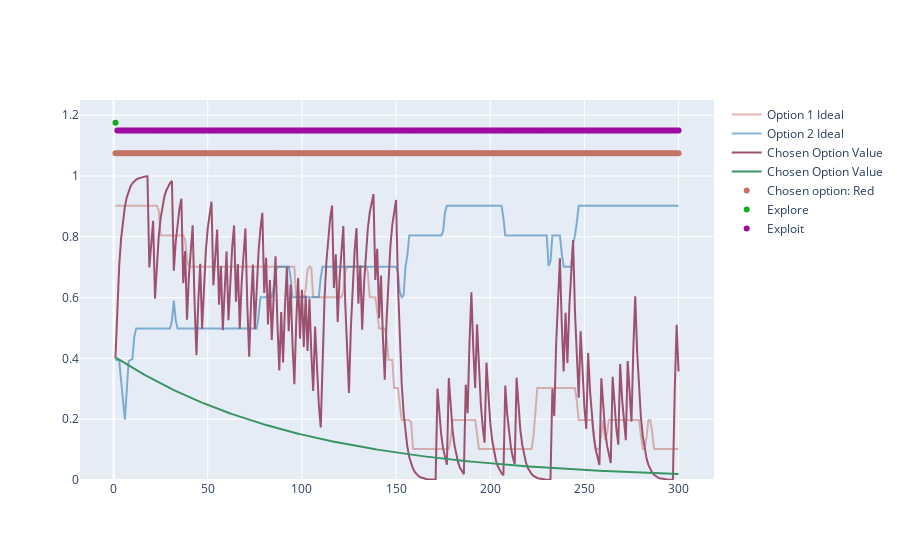
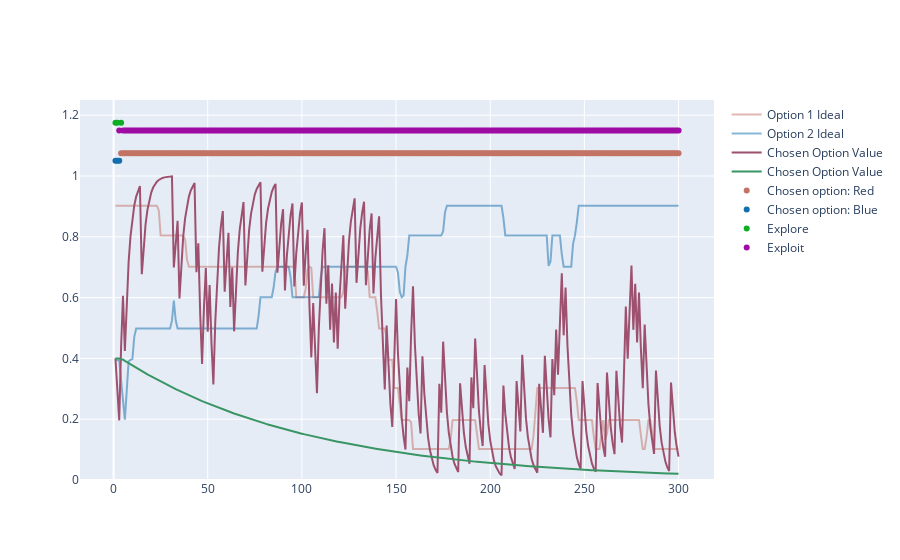

Notebook code cell kept with these figures, in order:
### Code cell
beta_foraging = 3
beta_kernel = 10
alpha_foraging = 0.3
alpha_kernel = 0.3
rng_foraging = np.random.default_rng()
# decay = 0.995
state = "explore"
thresholds_foraging[0] = 0.4
last_value = q_table_foraging[0]
options = [0,1] #red, blue
fig_before = create_fig_of_RL_foraging_experiment(chosen_options_foraging, q_table_foraging, p_red, p_blue, explore_or_exploit)
for step in range(max_steps):
    match state:
        case "explore":
            termination_probability, last_option, last_value, reward = explore(options, last_value, thresholds_foraging[step], beta_foraging,  beta_kernel, kernel_foraging[step], alpha_foraging, step, rng_foraging)
            chosen_options_foraging[step] = last_option
            termination_probabilities[step] = termination_probability
            rewards_foraging[step] = reward 
            explore_or_exploit[step] = 0
            if step+1 < max_steps:
                q_table_foraging[step+1] = last_value
                kernel_foraging[step+1] = 0
                thresholds_foraging[step+1] = thresholds_foraging[step]
            if (rng_foraging.uniform(0,1) < termination_probability):
                state = "exploit"
        case "exploit":
            termination_probability, last_value, reward = exploit(last_option, last_value, thresholds_foraging[step], beta_foraging, beta_kernel, kernel_foraging[step], alpha_foraging, step, rng_foraging)
            chosen_options_foraging[step] = last_option
            rewards_foraging[step] = reward
            termination_probabilities[step] = termination_probability
            explore_or_exploit[step] = 1
            if step+1 < max_steps:
                q_table_foraging[step+1] = last_value
                kernel_foraging[step+1] = kernel_foraging[step] + alpha_kernel*(1 - kernel_foraging[step])
                thresholds_foraging[step+1] = decay*thresholds_foraging[step]
            if (rng_foraging.uniform(0,1) < termination_probability):
                state = "explore"
fig_after = create_fig_of_RL_foraging_experiment(chosen_options_foraging, q_table_foraging, p_red, p_blue, explore_or_exploit)
fig_after.show()
fig_before.show()

### Figure 1 — Plotly figure (JSON) as saved in the notebook; plotly's stock layout.template omitted (floating-point values rounded to 4 significant figures; data arrays with more than 128 entries replaced by an {"elided": "..."} marker saying what was removed)
{"data": [{"line": {"color": "#C37364"}, "mode": "lines", "name": "Option 1 Ideal", "opacity": 0.5, "type": "scatter", "x": {"elided": "300 float values"}, "y": {"elided": "300 float values"}}, {"line": {"color": "#136EAC"}, "mode": "lines", "name": "Option 2 Ideal", "opacity": 0.5, "type": "scatter", "x": {"elided": "300 float values"}, "y": {"elided": "300 float values"}}, {"line": {"color": "#9D516F"}, "mode": "lines", "name": "Chosen Option Value", "opacity": 1, "type": "scatter", "x": {"elided": "300 float values"}, "y": {"elided": "300 float values"}}, {"line": {"color": "#399563"}, "mode": "lines", "name": "Chosen Option Value", "opacity": 1, "type": "scatter", "x": {"elided": "300 float values"}, "y": {"elided": "300 float values"}}, {"marker": {"color": "#C37364", "size": 6}, "mode": "markers", "name": "Chosen option: Red", "type": "scatter", "x": {"elided": "300 float values"}, "y": {"elided": "300 float values"}}, {"marker": {"color": "#136EAC", "size": 6}, "mode": "markers", "name": "Chosen option: Blue", "type": "scatter", "x": [], "y": []}, {"marker": {"color": "#0DAE25", "size": 6}, "mode": "markers", "name": "Explore", "type": "scatter", "x": [1.0], "y": [1.175]}, {"marker": {"color": "#9E0CA3", "size": 6}, "mode": "markers", "name": "Exploit", "type": "scatter", "x": {"elided": "299 float values"}, "y": {"elided": "299 float values"}}], "layout": {"yaxis": {"range": [0, 1.25]}}}

### Figure 2 — Plotly figure (JSON) as saved in the notebook; plotly's stock layout.template omitted (floating-point values rounded to 4 significant figures; data arrays with more than 128 entries replaced by an {"elided": "..."} marker saying what was removed)
{"data": [{"line": {"color": "#C37364"}, "mode": "lines", "name": "Option 1 Ideal", "opacity": 0.5, "type": "scatter", "x": {"elided": "300 float values"}, "y": {"elided": "300 float values"}}, {"line": {"color": "#136EAC"}, "mode": "lines", "name": "Option 2 Ideal", "opacity": 0.5, "type": "scatter", "x": {"elided": "300 float values"}, "y": {"elided": "300 float values"}}, {"line": {"color": "#9D516F"}, "mode": "lines", "name": "Chosen Option Value", "opacity": 1, "type": "scatter", "x": {"elided": "300 float values"}, "y": {"elided": "300 float values"}}, {"line": {"color": "#399563"}, "mode": "lines", "name": "Chosen Option Value", "opacity": 1, "type": "scatter", "x": {"elided": "300 float values"}, "y": {"elided": "300 float values"}}, {"marker": {"color": "#C37364", "size": 6}, "mode": "markers", "name": "Chosen option: Red", "type": "scatter", "x": {"elided": "297 float values"}, "y": {"elided": "297 float values"}}, {"marker": {"color": "#136EAC", "size": 6}, "mode": "markers", "name": "Chosen option: Blue", "type": "scatter", "x": [1.0, 2.0, 3.0], "y": [1.05, 1.05, 1.05]}, {"marker": {"color": "#0DAE25", "size": 6}, "mode": "markers", "name": "Explore", "type": "scatter", "x": [1.0, 2.0, 4.0], "y": [1.175, 1.175, 1.175]}, {"marker": {"color": "#9E0CA3", "size": 6}, "mode": "markers", "name": "Exploit", "type": "scatter", "x": {"elided": "297 float values"}, "y": {"elided": "297 float values"}}], "layout": {"yaxis": {"range": [0, 1.25]}}}
